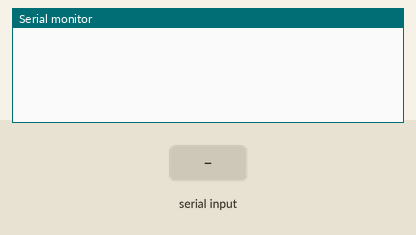
This sketch was run on a simulated ESP32. Parts: the last lines printed to the serial monitor. The inputs (shaded band) are chosen by the test bench. WiFi joins after 1.5 s; servers stay silent unless stated; a WiFi scan finds three made-up networks; EEPROM starts erased; nothing arrives over Bluetooth unless stated.

Above: at 0.8 s.
0.9 s: "wifi_ssid\n" received over the second serial link
At 1.3 s:
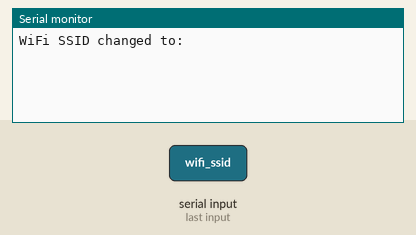
2.4 s: "wifi_password\n" received over the second serial link
At 3.7 s:
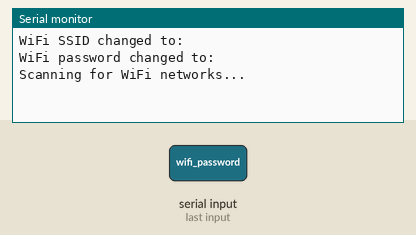

Measured:
- after the input at 0.9 s, the serial monitor: prints a new line at once (image 1)
- after the input at 2.4 s, the serial monitor: prints a new line at once (image 2)

The sketch:

bluetooth_wifi.ino
```cpp
#include <Arduino.h>
#include <BluetoothSerial.h>
#include <Preferences.h>
#include <WiFi.h>

// Create a BluetoothSerial object
BluetoothSerial serial;

// Create a Preferences object
Preferences preferences;

// Declare wifiSSID and wifiPassword in the global scope
String wifiSSID;
String wifiPassword;

void setup() {
  // Initialize the serial port
  Serial.begin(115200);

  // Initialize the BluetoothSerial object
  serial.begin("ESP32");

  // Open Preferences with my-app-namespace. Each application module, library, etc.
  // has to use a namespace name to prevent key name collisions. We will open storage in RW-mode: read-write mode
  preferences.begin("my-app-namespace", false);

  // Receive WiFi credentials over Bluetooth
  receiveCredentials();

  // Close Bluetooth connection
  serial.end();
  // serialBT.end();
  WiFi.mode(WIFI_OFF);

  // Connect to WiFi using received credentials
  connectToWiFi(wifiSSID, wifiPassword);
}

void loop() {
  // If WiFi is not connected, attempt to reconnect
  if (WiFi.status() != WL_CONNECTED) {
    Serial.println("Lost connection to WiFi. Attempting to reconnect...");
    WiFi.disconnect();
    delay(1000);  // Wait a bit before reconnecting
    connectToWiFi(wifiSSID, wifiPassword);
    if (WiFi.status() != WL_CONNECTED) {
      Serial.println("Failed to reconnect to WiFi. Restarting ESP32...");
      ESP.restart();
    }
  }
}

void receiveCredentials() {
  bool ssidReceived = false;
  bool passwordReceived = false;

  while (!ssidReceived || !passwordReceived) {
    if (serial.available()) {
      String data = serial.readStringUntil('\n');

      if (data.startsWith("wifi_ssid")) {
        wifiSSID = data.substring(10);
        preferences.putString("wifiSSID", wifiSSID);
        Serial.println("WiFi SSID changed to: " + wifiSSID);
        ssidReceived = true;
      } else if (data.startsWith("wifi_password")) {
        wifiPassword = data.substring(14);
        preferences.putString("wifiPassword", wifiPassword);
        Serial.println("WiFi password changed to: " + wifiPassword);
        passwordReceived = true;
      }
    }
  }
}

void connectToWiFi(String ssid, String password) {
  // Scan for available networks and print them to the serial monitor
  Serial.println("Scanning for WiFi networks...");
  int n = WiFi.scanNetworks();
  Serial.println("Scan done");
  if (n == 0) {
    Serial.println("No networks found");
  } else {
    Serial.print(n);
    Serial.println(" networks found");
    for (int i = 0; i < n; ++i) {
      // Print SSID and RSSI for each network found
      Serial.print(i + 1);
      Serial.print(": ");
      Serial.print(WiFi.SSID(i));
      Serial.print(" (");
      Serial.print(WiFi.RSSI(i));
      Serial.println(")");
      delay(10);
    }
  }


  WiFi.disconnect();
  delay(1000);  // Wait a bit before reconnecting
  WiFi.begin(ssid.c_str(), password.c_str());

  delay(5000);

  if (WiFi.status() == WL_CONNECTED) {
    Serial.println("Connected to WiFi");
  } else {
    Serial.println("Failed to connect to WiFi.");
    WiFi.reconnect();
    delay(5000);  // Wait a bit before checking connection status again

    if (WiFi.status() == WL_CONNECTED) {
      Serial.println("Reconnected to WiFi");
    } else {
      Serial.println("Failed to reconnect to WiFi.");
    }
  }
}
```
